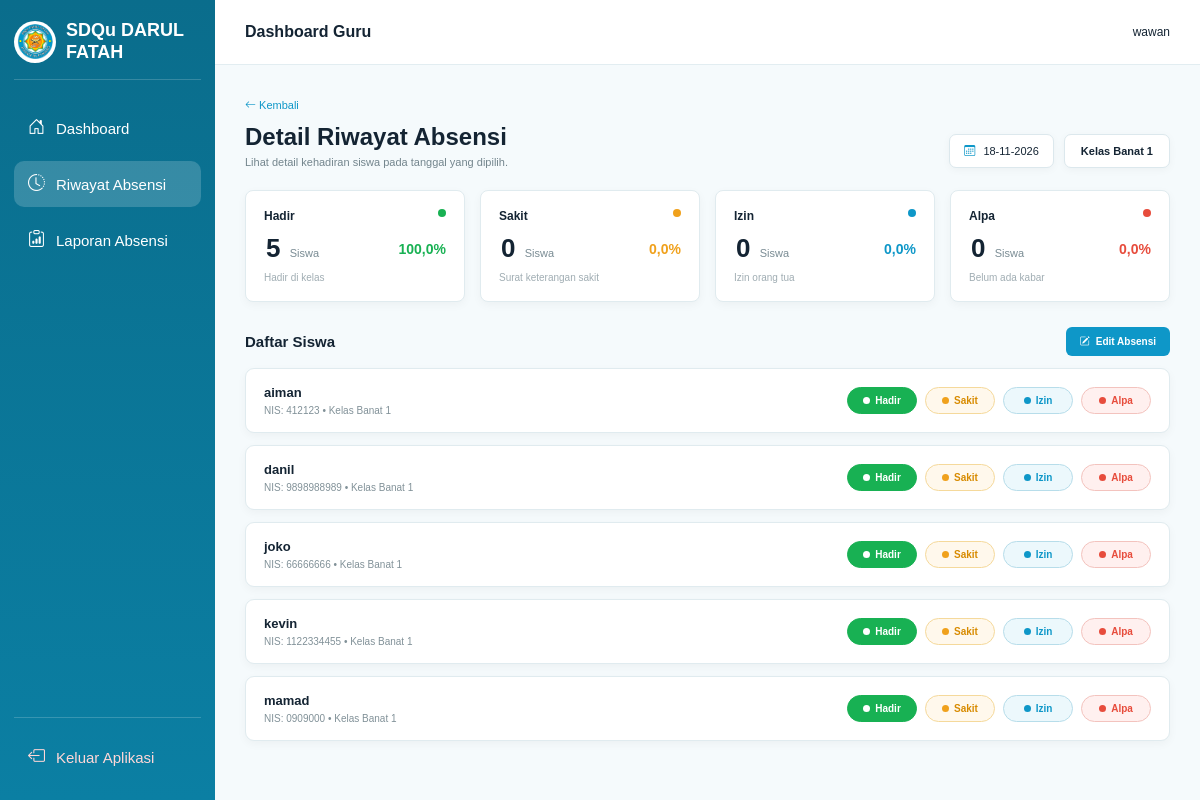
Page /guru/gr_index.php?page=detail_riwayat&id_kelas=1&tanggal=2026-11-18 (signed in) on the committed database.
### tables this page shows
CREATE TABLE `tbl_kelas` (
  `id_kelas` int(11) NOT NULL,
  `nama_kelas` varchar(50) NOT NULL,
  `id_wali_guru` int(11) DEFAULT NULL
);

CREATE TABLE `tbl_absensi` (
  `id_absensi` int(11) NOT NULL,
  `id_siswa` int(11) NOT NULL,
  `id_guru` int(11) NOT NULL,
  `tanggal` date NOT NULL,
  `status` enum('Hadir','Izin','Sakit','Alpa') NOT NULL,
  `keterangan` varchar(255) DEFAULT NULL
);

CREATE TABLE `tbl_siswa` (
  `id_siswa` int(11) NOT NULL,
  `nis` varchar(30) NOT NULL,
  `nama_siswa` varchar(100) NOT NULL,
  `id_kelas` int(11) NOT NULL
);

### guru/gr_index.php (called while the page is built, shortened)
<?php
$page = $_GET['page'] ?? 'beranda';
switch ($page) {
    case 'detail_riwayat':
        $file = 'modRiwayat/detail_riwayat.php';
        break;
}
require 'gr_header.php';
require $file;
require 'gr_footer.php';
?>

### guru/modRiwayat/detail_riwayat.php (the view, shortened to what this page needs)
<?php
$id_kelas = isset($_GET['id_kelas']) ? (int) $_GET['id_kelas'] : 0;
$tanggal = isset($_GET['tanggal']) ? $_GET['tanggal'] : '';
$tanggal = mysqli_real_escape_string($koneksi, $tanggal);
$query_kelas = mysqli_query($koneksi, "SELECT * FROM tbl_kelas WHERE id_kelas='$id_kelas'");
$kelas = mysqli_fetch_assoc($query_kelas);
$nama_kelas = $kelas['nama_kelas'];
$tanggal_tampil = date('d-m-Y', strtotime($tanggal));
$query_siswa = mysqli_query($koneksi, "SELECT
                                        tbl_siswa.id_siswa,
                                        tbl_siswa.nis,
                                        tbl_siswa.nama_siswa,
                                        tbl_absensi.status
                                       FROM tbl_absensi
                                       JOIN tbl_siswa
                                       ON tbl_absensi.id_siswa = tbl_siswa.id_siswa
                                       WHERE tbl_siswa.id_kelas='$id_kelas'
                                       AND tbl_absensi.tanggal='$tanggal'
                                       ORDER BY tbl_siswa.nama_siswa ASC");
$dataSiswa = array();
while ($siswa = mysqli_fetch_assoc($query_siswa)) {
    $dataSiswa[] = $siswa;
}
$totalSiswa = count($dataSiswa);
$jumlah_hadir = 0;
$jumlah_sakit = 0;
$jumlah_izin = 0;
$jumlah_alpa = 0;
foreach ($dataSiswa as $siswa) {
    if ($siswa['status'] == "Hadir") {
        $jumlah_hadir++;
    }
}
if ($totalSiswa > 0) {
    $persen_hadir = ($jumlah_hadir / $totalSiswa) * 100;
    $persen_sakit = ($jumlah_sakit / $totalSiswa) * 100;
    $persen_izin = ($jumlah_izin / $totalSiswa) * 100;
    $persen_alpa = ($jumlah_alpa / $totalSiswa) * 100;
} else {
    $persen_hadir = 0;
    $persen_sakit = 0;
    $persen_izin = 0;
    $persen_alpa = 0;
}
?>
<div class="detail-heading">
    <div>
        <a href="gr_index.php?page=riwayat" class="back-riwayat">
            <i class="bi bi-arrow-left"></i>
            Kembali
        </a>
        <h1>
            Detail Riwayat Absensi
        </h1>
        <p>
            Lihat detail kehadiran siswa pada tanggal yang dipilih.
        </p>
    </div>
    <div class="detail-heading-right">
        <div class="date-box">
            <i class="bi bi-calendar3"></i>
            <?php echo $tanggal_tampil; ?>
        </div>
        <div class="class-box">
            Kelas <?php echo htmlspecialchars($nama_kelas); ?>
        </div>
    </div>
</div>
<div class="stat-container">
    <div class="stat-card">
        <div class="stat-title">
            Hadir
            <span class="dot hadir"></span>
        </div>
        <div class="stat-row">
            <div class="stat-number">
                <span id="detailHadir" class="jumlah-status">
                    <?php echo $jumlah_hadir; ?>
                </span>
                <span>Siswa</span>
            </div>
            <div class="stat-percent percent-hadir" id="persenHadir">
                <?php
                echo number_format($persen_hadir,1,',','.');
                ?>%
            </div>
        </div>
        <p>Hadir di kelas</p>
    </div>
    <div class="stat-card">
        <div class="stat-title">
            Sakit
            <span class="dot sakit"></span>
        </div>
        <div class="stat-row">
            <div class="stat-number">
                <span id="detailSakit" class="jumlah-status">
                    <?php echo $jumlah_sakit; ?>
                </span>
                <span>Siswa</span>
            </div>
            <div class="stat-percent percent-sakit" id="persenSakit">
                <?php
                echo number_format($persen_sakit,1,',','.');
                ?>%
            </div>
        </div>
        <p>Surat keterangan sakit</p>
    </div>
    <div class="stat-card">
        <div class="stat-title">
            Izin
            <span class="dot izin"></span>
        </div>
        <div class="stat-row">
            <div class="stat-number">
                <span id="detailIzin" class="jumlah-status">
                    <?php echo $jumlah_izin; ?>
                </span>
                <span>Siswa</span>
            </div>
            <div class="stat-percent percent-izin" id="persenIzin">
                <?php
                echo number_format($persen_izin,1,',','.');
                ?>%
            </div>
        </div>
        <p>Izin orang tua</p>
    </div>
    <div class="stat-card">
        <div class="stat-title">
            Alpa
            <span class="dot alpa"></span>
        </div>
        <div class="stat-row">
            <div class="stat-number">
                <span id="detailAlpa" class="jumlah-status">
                    <?php echo $jumlah_alpa; ?>
                </span>
                <span>Siswa</span>
            </div>
            <div class="stat-percent percent-alpa" id="persenAlpa">
                <?php
                echo number_format($persen_alpa,1,',','.'
                );
                ?>%
            </div>
        </div>
        <p>Belum ada kabar</p>
    </div>
</div>
<form method="POST" action="gr_index.php?page=detail_riwayat&id_kelas=<?php echo $id_kelas; ?>&tanggal=<?php echo $tanggal; ?>" onsubmit="return konfirmasiSimpan();">
    <div class="daftar-header">
        <h3>
            Daftar Siswa
        </h3>
        <?php if ($totalSiswa > 0) { ?>
            <div class="detail-buttons">
                <button type="button" class="btn-edit-riwayat" id="btnEdit" onclick="editAbsensi()">
                    <i class="bi bi-pencil-square"></i>
                    Edit Absensi
                </button>
            </div>
        <?php } ?>
    </div>
    <div class="student-list">
        <?php
        $no = 1;
        foreach ($dataSiswa as $siswa) {
            $id_siswa = $siswa['id_siswa'];
        ?>
            <div class="student-card <?php if ($no > 20) echo 'student-hidden'; ?>">
                <div class="student-info">
                    <strong>
                        <?php echo htmlspecialchars($siswa['nama_siswa']); ?>
                    </strong>
                    <span>
                        NIS:
                        <?php echo htmlspecialchars($siswa['nis']); ?>
                        •
                        Kelas
                        <?php echo htmlspecialchars($nama_kelas); ?>
                    </span>
                </div>
                <div class="status-options">
                    <label for="detailHadir<?php echo $id_siswa; ?>" class="status-label status-hadir">
                        <span></span>
                        Hadir
                    </label>
                    <label for="detailSakit<?php echo $id_siswa; ?>" class="status-label status-sakit">
                        <span></span>
                        Sakit
                    </label>
                    <label for="detailIzin<?php echo $id_siswa; ?>" class="status-label status-izin">
                        <span></span>
                        Izin
                    </label>
                    <label for="detailAlpa<?php echo $id_siswa; ?>" class="status-label status-alpa">
                        <span></span>
                        Alpa
                    </label>
                </div>
            </div>
        <?php
            $no++;
        }
        ?>
    </div>
</form>

### css/guru.css (style rules this page uses)
* { margin: 0; padding: 0; box-sizing: border-box; }
body { font-family: Arial, Helvetica, sans-serif; background-color: #F5FAFC; color: #142433; }
.date-box { background-color: #FFFFFF; border: 1px solid #DCE8ED; border-radius: 7px; padding: 10px 14px; font-size: 11px; box-shadow: 0 2px 8px rgba(0, 0, 0, 0.04); }
.date-box i { color: #0E97C8; margin-right: 5px; }
.stat-container { display: grid; grid-template-columns: repeat(4, 1fr); gap: 15px; margin-bottom: 25px; }
.stat-card { background-color: #FFFFFF; border: 1px solid #E0EBEF; border-radius: 8px; padding: 18px; box-shadow: 0 3px 10px rgba(0, 0, 0, 0.04); }
.stat-title { display: flex; justify-content: space-between; font-size: 12px; font-weight: 600; margin-bottom: 10px; }
.dot { width: 8px; height: 8px; border-radius: 50%; }
.hadir { background-color: #18B153; }
.sakit { background-color: #F0A11C; }
.izin { background-color: #0E97C8; }
.alpa { background-color: #E74C3C; }
.stat-row { display: flex; justify-content: space-between; align-items: center; margin-bottom: 8px; }
.stat-number { font-size: 26px; font-weight: bold; color: #142433; }
.stat-number span { font-size: 11px; font-weight: normal; color: #7A8C94; margin-left: 2px; }
.stat-percent { font-size: 14px; font-weight: bold; }
.percent-hadir { color: #18B153; }
.percent-sakit { color: #F0A11C; }
.percent-izin { color: #0E97C8; }
.percent-alpa { color: #E74C3C; }
.stat-card p { font-size: 10px; color: #A0ADB3; }
.class-box { background-color: #FFFFFF; border: 1px solid #DCE8ED; border-radius: 7px; padding: 10px 16px; font-size: 11px; font-weight: 600; color: #142433; box-shadow: 0 2px 8px rgba(0, 0, 0, 0.04); }
.daftar-header { display: flex; justify-content: space-between; align-items: center; margin-top: 12px; margin-bottom: 12px; }
.daftar-header h3 { font-size: 15px; color: #142433; }
.student-list { display: flex; flex-direction: column; gap: 12px; }
.student-card { width: 100%; background-color: #FFFFFF; border: 1px solid #E0EBEF; border-radius: 9px; padding: 16px 18px; display: flex; justify-content: space-between; align-items: center; box-shadow: 0 3px 10px rgba(0, 0, 0, 0.04); }
.student-info { display: flex; flex-direction: column; gap: 5px; }
.student-info strong { font-size: 13px; color: #142433; }
.student-info span { font-size: 10px; color: #819198; }
.status-options { display: flex; align-items: center; gap: 8px; }
.status-label { min-width: 70px; display: flex; justify-content: center; align-items: center; gap: 5px; padding: 7px 10px; border-radius: 20px; font-size: 10px; font-weight: 600; cursor: pointer; transition: 0.2s; }
.status-label span { width: 7px; height: 7px; border-radius: 50%; }
.status-hadir { color: #18B153; background-color: #ECFBF2; border: 1px solid #B9EFD0; }
.status-hadir span { background-color: #18B153; }
.status-radio:checked + .status-hadir { color: #FFFFFF; background-color: #18B153; border-color: #18B153; }
.status-radio:checked + .status-hadir span { background-color: #FFFFFF; }
.status-sakit { color: #D88B00; background-color: #FFF8EC; border: 1px solid #F5D99B; }
.status-sakit span { background-color: #F0A11C; }
.status-izin { color: #0E97C8; background-color: #ECF8FC; border: 1px solid #B7DDEA; }
.status-izin span { background-color: #0E97C8; }
.status-alpa { color: #E74C3C; background-color: #FFF0EF; border: 1px solid #F3C3BE; }
.status-alpa span { background-color: #E74C3C; }
.jumlah-status { font-size: 26px !important; font-weight: bold !important; color: #142433 !important; }
.detail-heading { display: flex; justify-content: space-between; align-items: flex-end; margin-bottom: 22px; }
.detail-heading h1 { font-size: 24px; color: #142433; margin-top: 10px; margin-bottom: 5px; }
.detail-heading p { font-size: 11px; color: #73858D; }
.detail-heading-right { display: flex; align-items: center; gap: 10px; }
.back-riwayat { color: #0E97C8; font-size: 11px; text-decoration: none; }
.detail-buttons { display: flex; align-items: center; gap: 8px; }
.btn-edit-riwayat { display: inline-flex; align-items: center; gap: 6px; border: none; border-radius: 6px; background-color: #0E97C8; color: #FFFFFF; padding: 9px 14px; font-size: 10px; font-weight: 600; cursor: pointer; }
.detail-radio:disabled + .status-label { cursor: default; }

### rows in the picture
tbl_kelas: nama_kelas "Banat 1"
tbl_absensi: id_siswa.nama_siswa "aiman", id_siswa.nis "412123"
tbl_absensi: id_siswa.nama_siswa "danil", id_siswa.nis "9898988989"
tbl_absensi: id_siswa.nama_siswa "joko", id_siswa.nis "66666666"
tbl_absensi: id_siswa.nama_siswa "kevin", id_siswa.nis "1122334455"
tbl_absensi: id_siswa.nama_siswa "mamad", id_siswa.nis "0909000"

### other values in the picture
$_SESSION['nama_guru'] "wawan"
$tanggal_tampil "18-11-2026"
$jumlah_hadir "5"
$persen_hadir "100,0"
$jumlah_sakit "0"
$persen_sakit "0,0"
$jumlah_izin "0"
$persen_izin "0,0"
$jumlah_alpa "0"
$persen_alpa "0,0"
